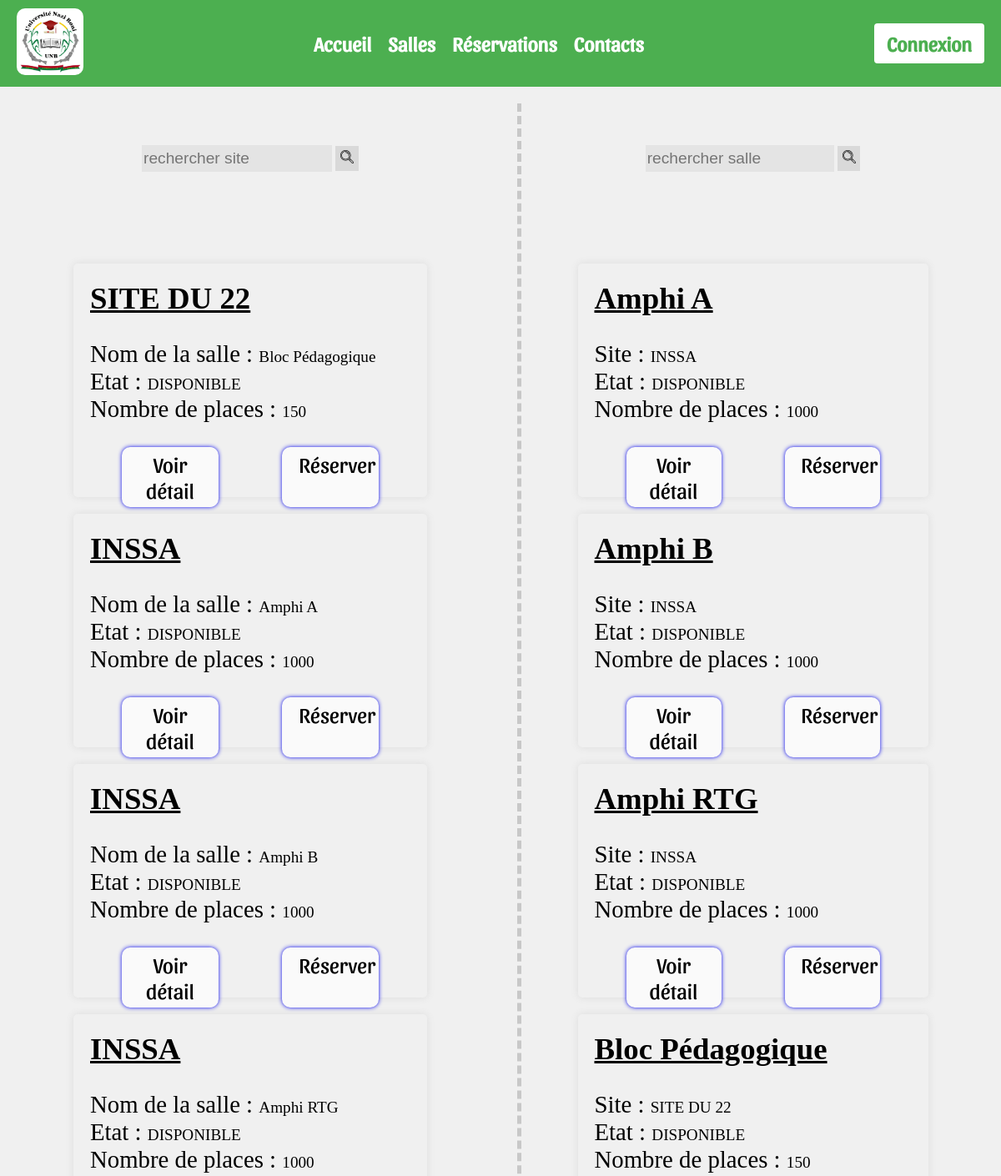
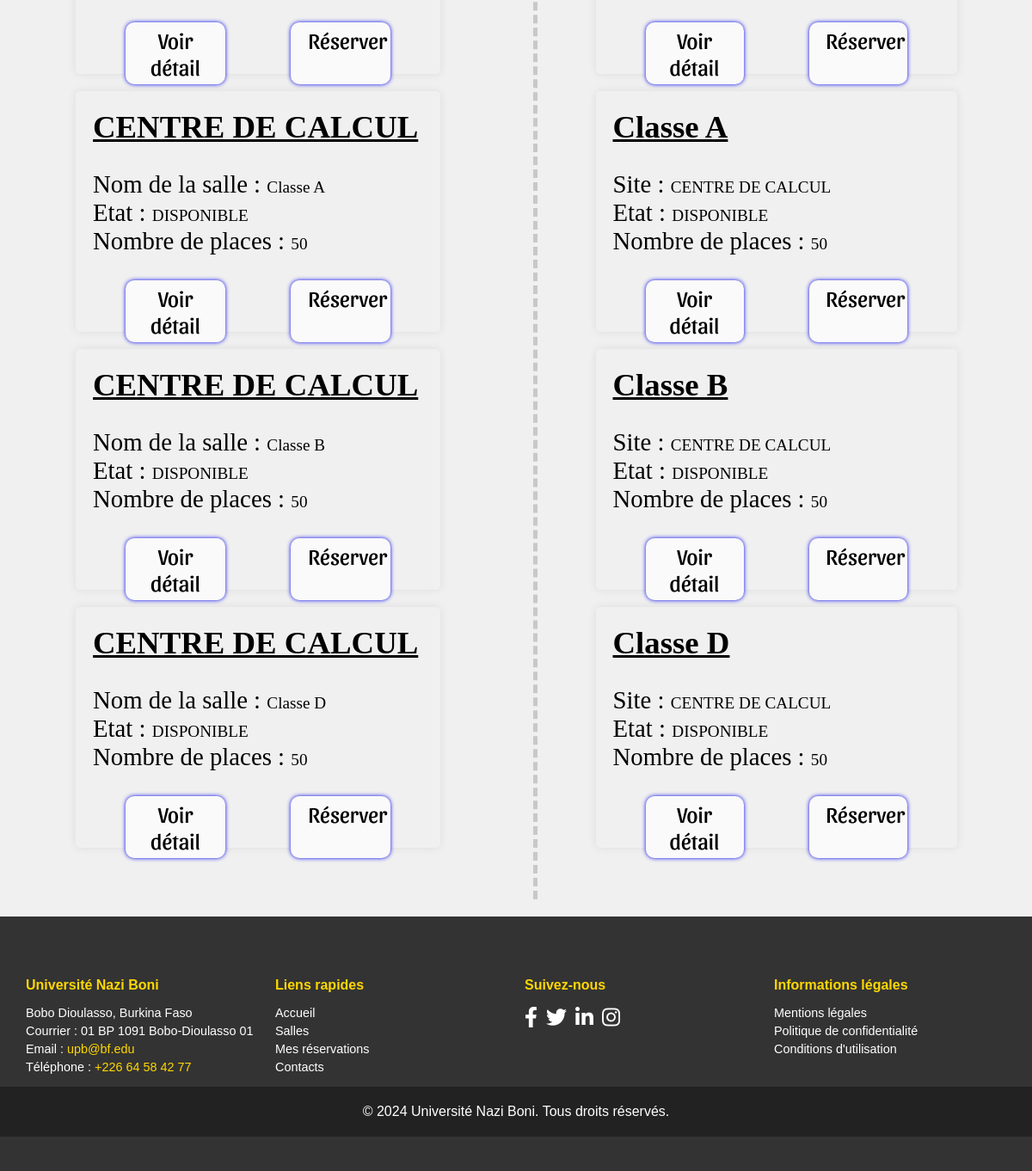
Page /salles.php on the committed database (2 pictures, top to bottom).
### tables this page shows
CREATE TABLE salle(
    id_salle INT NOT NULL AUTO_INCREMENT PRIMARY KEY,
    nom_salle VARCHAR(40) NOT NULL UNIQUE,
    nombre_places INT NOT NULL,
    salle_disponible ENUM ('DISPONIBLE','INDISPONIBLE') NOT NULL,
    emplacement ENUM('SITE DU 22','INSSA','CENTRE DE CALCUL') NOT NULL
    );

### salles.php (the view, shortened to what this page needs)
<?php
require_once 'connexion_base_Donnee.php';
?>
<!DOCTYPE html>
<html lang="en">
<head>
    <link rel="stylesheet" href="style/header.css">
    <link rel="stylesheet" href="style/footer.css">
    <link rel="stylesheet" href="style/salles.css">
</head>
<body>
    <?php
    require_once 'header.php';
    ?>
    <div id="div_corps_page">
        <div id="rechercher_site">
            <div class="champ_rechercher">
                <form action="salles.php" method="GET">
                    <input type="text" name="barre_rechercher_site" id="barre_rechercher_site" placeholder="rechercher site">
                    <button type="submit">
                        <img src="img/loupe_black.png" alt="loupe">
                    </button>
                </form>
            </div>
            <div class="resultat_recherche">
            <?php
                if (!isset($_GET['barre_rechercher_site'])){
                    $preparation = $connexion->prepare('SELECT * FROM salle ORDER BY emplacement');
                    $preparation->execute();
                    $tableaufetchsite = $preparation->fetchAll();
                    foreach ($tableaufetchsite as $colonne) {
                        echo '<div class="resultat_individuel">';
                        echo '<h3>';
                        echo htmlspecialchars($colonne['emplacement']);
                        echo '</h3>';
                        echo '<p>';
                        echo 'Nom de la salle : <span>' . htmlspecialchars($colonne['nom_salle']) . '</span> <br>';
                        echo 'Etat : <span>' . htmlspecialchars($colonne['salle_disponible']) . '</span> <br>';
                        echo 'Nombre de places : <span>' . htmlspecialchars($colonne['nombre_places']) . '</span> <br>';
                        echo '<div id="bouton">';
                        echo '<a href="details.php?SalleNumero='. htmlspecialchars($colonne['id_salle']) .'"><button>Voir détail</button></a>';
                        echo '<a href="reservation_rapide.php?SalleNumero='. htmlspecialchars($colonne['id_salle']) .'"><button>Réserver</button></a>';
                        echo '</div>';
                        echo '</p>';
                        echo '</div>';
                    }
                }
                ?>
            </div>
        </div>
        <div id="rechercher_salle">
            <div class="champ_rechercher">
                <form action="salles.php" method="GET">
                    <input type="text" name="barre_rechercher_salle" id="barre_rechercher_salle" placeholder="rechercher salle">
                    <button type="submit">
                        <img src="img/loupe_black.png" alt="loupe">
                    </button>
                </form>
            </div>
            <div class="resultat_recherche">
                <?php
                if (!isset($_GET['barre_rechercher_salle'])){
                    $preparation = $connexion->prepare('SELECT * FROM salle ORDER BY nom_salle');
                    $preparation->execute();
                    $tableaufetchsalle = $preparation->fetchAll();
                    foreach ($tableaufetchsalle as $colonne) {
                        echo '<div class="resultat_individuel">';
                        echo '<h3>';
                        echo htmlspecialchars($colonne['nom_salle']);
                        echo '</h3>';
                        echo '<p>';
                        echo 'Site : <span>' . htmlspecialchars($colonne['emplacement']) . '</span> <br>';
                        echo 'Etat : <span>' . htmlspecialchars($colonne['salle_disponible']) . '</span> <br>';
                        echo 'Nombre de places : <span>' . htmlspecialchars($colonne['nombre_places']) . '</span> <br>';
                        echo '<div id="bouton">';
                        echo '<a href="details.php?SalleNumero='. htmlspecialchars($colonne['id_salle']) .'"><button>Voir détail</button></a>';
                        echo '<a href="reservation_rapide.php?SalleNumero='. htmlspecialchars($colonne['id_salle']) .'"><button>Réserver</button></a>';
                        echo '</div>';
                        echo '</p>';
                        echo '</div>';
                    }
                }
                ?>
            </div>
        </div>
    </div>
    <?php
    require_once 'footer.php';
    ?>
</body>
</html>

### header.php (shortened to what this page needs)
<?php
    echo '<header>';
    echo '<link rel="stylesheet" href="https://cdnjs.cloudflare.com/ajax/libs/font-awesome/5.15.4/css/all.min.css">';
    echo '<div class="logo">';
        echo '<a href="index.php"><img src="img/logo.png" alt="Logo"></a>';
    echo '</div>';
    echo '<nav class="nav">';
        echo '<ul class="menu">';
            echo '<li><a href="index.php"><b>Accueil</b></a></li>';
            echo '<li><a href="salles.php"><b>Salles</b></a></li>';
            echo '<li><a href="reservation.php"><b>Réservations</b></a></li>';
            echo '<li><a href="contacts.php"><b>Contacts</b></a></li>';
        echo '</ul>';
    echo '</nav>';
    echo '<div class="connexion">';
    if (isset($_SESSION['connecter']) and $_SESSION['connecter']==true)
        echo '<button class="ConnexionButton"><a href="deconnexion.php">Déconnexion</a></button>';
    else
        echo '<button class="ConnexionButton"><a href="connexion.php">Connexion</a></button>';
    echo '</div>';
echo '</header>';
?>

### footer.php
<?php
echo '<footer class="footer">';
echo '<div class="footer-container">';
    echo '<div class="footer-section">';
        echo '<h4>Université Nazi Boni</h4>';
        echo '<p>Bobo Dioulasso, Burkina Faso</p>';
        echo '<p>Courrier : 01 BP 1091 Bobo-Dioulasso 01</p>';
        echo '<p>Email : <a href="mailto:upb@bf.edu">upb@bf.edu </a></p>';
        echo '<p>Téléphone : <a href="tel:+22664584277">+226 64 58 42 77</a></p>';
    echo '</div>';
    echo '<div class="footer-section">';
        echo '<h4>Liens rapides</h4>';
        echo '<ul>';
            echo '<li><a href="index.php">Accueil</a></li>';
            echo '<li><a href="salles.php">Salles</a></li>';
            echo '<li><a href="reservation.php">Mes réservations</a></li>';
            echo '<li><a href="contacts.php">Contacts</a></li>';
        echo '</ul>';
    echo '</div>';
    echo '<div class="footer-section">';
        echo '<h4>Suivez-nous</h4>';
        echo '<div class="social-icons">';
            echo '<a href="https://www.facebook.com/share/xzv1HjrxeEDnbGmt/?mibextid=LQQJ4d"><i class="fab fa-facebook-f"></i></a>';
            echo '<a href="#"><i class="fab fa-twitter"></i></a>';
            echo '<a href="#"><i class="fab fa-linkedin-in"></i></a>';
            echo '<a href="#"><i class="fab fa-instagram"></i></a>';
        echo '</div>';
    echo '</div>';
    echo '<div class="footer-section">';
        echo '<h4>Informations légales</h4>';
        echo '<ul>';
            echo '<li><a href="#">Mentions légales</a></li>';
            echo '<li><a href="#">Politique de confidentialité</a></li>';
            echo '<li><a href="#">Conditions d\'utilisation</a></li>';
        echo '</ul>';
    echo '</div> ';
echo '</div>';
echo '<div class="footer-bottom">';
    echo '<p>&copy; 2024 Université Nazi Boni. Tous droits réservés.</p>';
echo '</div>';
echo '</footer>';
?>

### style/header.css (style rules this page uses)
body { font-family: roboto; margin: 0; padding: 0; background-color: #f0f0f0; }
header { display: flex; justify-content: space-between; align-items: center; padding: 10px 20px; background-color: #4CAF50; }
header .logo img { height: 80px; width: 80px; border-radius: 10px; }
.nav { flex-grow: 1; margin-left: 20px; }
.nav .menu { display: flex; list-style-type: none; padding: 0; margin: 0; justify-content: center; }
.nav .menu li { margin-right: 20px; }
.nav .menu li a , .ConnexionButton a { text-decoration: none; color: white; font-weight: bold; font-size: 1.5rem; font-family: sansita; }
.connexion button { width: 100%; }
.connexion .ConnexionButton { background-color: #fff; border: none; border-radius: 4px; padding: 10px 15px; cursor: pointer; }
.connexion .ConnexionButton a { color: #4CAF50; text-decoration: none; }

### style/footer.css (style rules this page uses)
.footer { background-color: #333; color: white; padding: 40px 0; font-family: 'Lexend', sans-serif; }
.footer-container { display: flex; justify-content: space-around; flex-wrap: wrap; max-width: 1200px; margin: 0 auto; padding: 0 20px; }
.footer-section { flex: 1; min-width: 200px; margin: 10px; }
.footer-section h4 { font-size: 1rem; margin-bottom: 15px; color: #FFD700; }
.footer-section p, .footer-section ul, .footer-section li { margin: 5px 0; font-size: 0.9rem; }
.footer-section ul { list-style: none; padding: 0; }
.footer-section ul li a , .footer-section a { color: white; text-decoration: none; transition: color 0.3s; }
.footer-section ul li a:hover , .footer-section a { color: #FFD700; }
.social-icons a { color: white; margin-right: 10px; font-size: 1.5rem; transition: color 0.3s; }
.footer-bottom { text-align: center; padding: 20px; background-color: #222; font-size: 1rem; }
.footer-bottom p { margin: 0; }

### style/salles.css (style rules this page uses)
#div_corps_page { width: 100%; min-height: 600px; display: grid; grid-template-columns: 1fr 1fr; }
form img { width: 1em; height: 1em; }
.champ_rechercher { width: 100%; margin: 50px auto; text-align: center; }
.champ_rechercher input { width: 40%; height: 30px; font-size: 1.2rem; background-color: #D9D9D980; border: none; }
.champ_rechercher button { width: 5%; height: 30px; font-size: 1em; background-color: #D9D9D9; border: none; }
#rechercher_salle,#rechercher_site { margin: 20px 20px; min-height: 600px; }
#rechercher_salle { border-left: 5px dashed rgb(200, 200,200); }
.resultat_recherche { height: 100%; padding: 40px; }
.resultat_individuel { height: 240px; width: 80%; border-radius: 5px; padding: 20px; margin: 20px auto; box-shadow: 0px 0px 10px gainsboro; }
.resultat_individuel h3 { font-family: lobster; text-decoration: underline; font-size: 2.3rem; margin: 0px 0px; }
.resultat_individuel p { font-family: lobster; font-size: 1.8rem; }
.resultat_individuel span { font-family: lobster; font-size: 1.2rem; }
#bouton { display: grid; grid-template-columns: 1fr 1fr; text-align: center; margin-bottom: 20px; }
#bouton a button { padding: 5px 20px; border: none; background-color: rgba(0, 0, 0, 0); font-family: sansita; font-size: 1.6rem; }
#bouton a { width: 60%; margin: 0px auto; text-align: center; background-color: rgb(250, 250,250); box-shadow: 0px 0px 5px; border-radius: 10px; }

### rows in the picture
salle: emplacement "SITE DU 22", nom_salle "Bloc Pédagogique", salle_disponible "DISPONIBLE", nombre_places "150"
salle: emplacement "INSSA", nom_salle "Amphi A", salle_disponible "DISPONIBLE", nombre_places "1000"
salle: emplacement "INSSA", nom_salle "Amphi B", salle_disponible "DISPONIBLE", nombre_places "1000"
salle: emplacement "INSSA", nom_salle "Amphi RTG", salle_disponible "DISPONIBLE", nombre_places "1000"
salle: emplacement "CENTRE DE CALCUL", nom_salle "Classe A", salle_disponible "DISPONIBLE", nombre_places "50"
salle: emplacement "CENTRE DE CALCUL", nom_salle "Classe B", salle_disponible "DISPONIBLE", nombre_places "50"
salle: emplacement "CENTRE DE CALCUL", nom_salle "Classe D", salle_disponible "DISPONIBLE", nombre_places "50"
